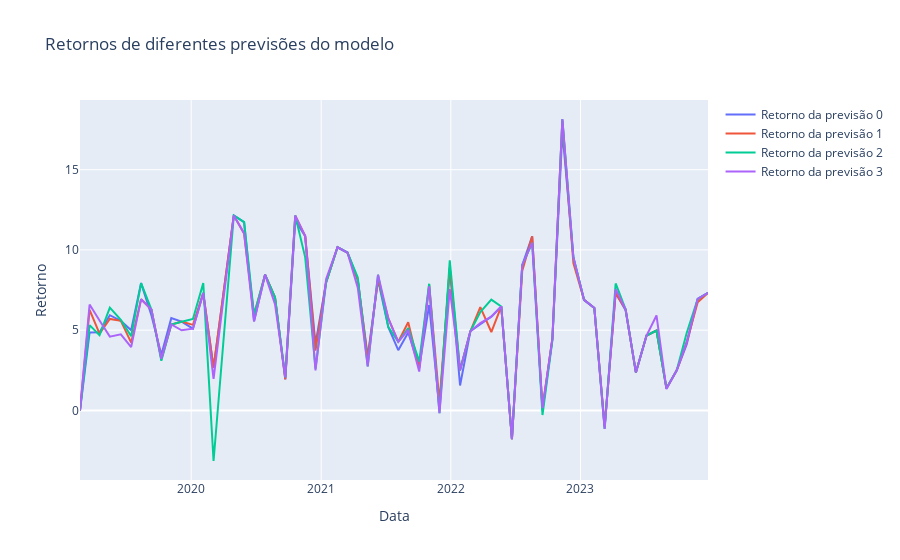

The notebook cell saved with this chart:
### Code cell
plot_multiples_time_series_line_graphs(results,"Retornos de diferentes previsões do modelo", "Data", "Retorno")
